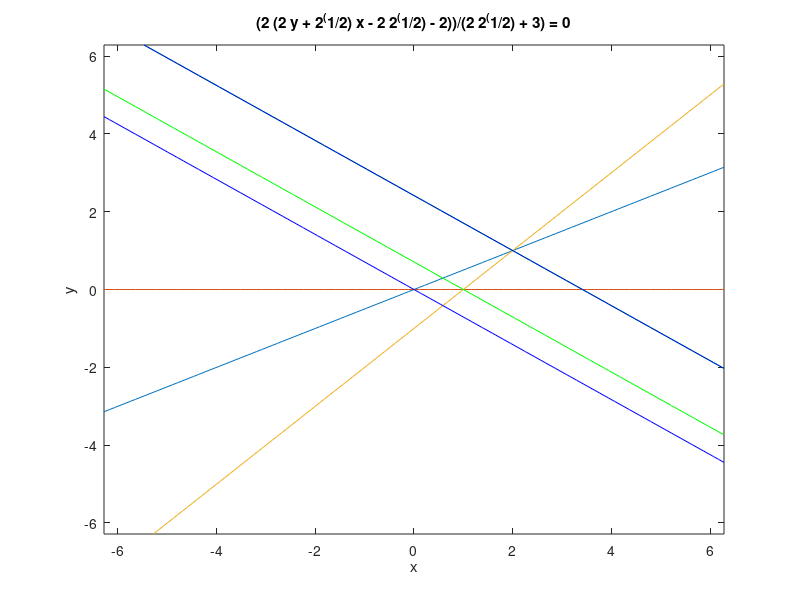

Reproduce this figure in MATLAB.
figure
ezplot(['2*y - x' ]) 
hold on
ezplot(['y - 0*x' ]) 
hold on
ezplot(['x-y-1' ]) 
hold on
h = ezplot(['(4*(x + 2*y + 2^(1/2)*x + 2^(1/2)*y - 2^(1/2) - 1))/((2*2^(1/2) + 3)*(2^(1/2) + 2))' ]) 
set(h, 'Color', 'g')
 hold on
 h = ezplot(['(2*(2*y + 2^(1/2)*x - 2*2^(1/2) - 2))/(2*2^(1/2) + 3)' ]) 
 set(h, 'Color', 'g')
 hold on

 h = ezplot(['(2*(2*x + 2*y + 2^(1/2)*x + 2*2^(1/2)*y))/((2*2^(1/2) + 3)*(2^(1/2) + 1))' ]) 
set(h, 'Color', 'b')
 hold on


h = ezplot(['(2*(2*y + 2^(1/2)*x - 2*2^(1/2) - 2))/(2*2^(1/2) + 3)' ]) 
set(h, 'Color', 'b')
 hold on

% hold on
% ezplot(['2^(1/2)/4 - (2^(1/2)*x)/2 - y - 1/4' ]) 
% hold on

return



figure
ezsurf(['-(33*x + 3*x*y + 6*x^2 - 4*y^2 + 36)/(2*x - y + 5)' ]) 
hold on
ezsurf(['-(12*x^2 + 7*x*y + 57*x - 9*y^2 - 6*y + 63)/(4*x - 3*y + 3)' ]) 
hold on
return
figure
ezplot(['x - y/2 + 3/2' ]) 
hold on
ezplot(['0*x - y - 3' ]) 
hold on
ezplot(['(3*y)/4 - x - 7/4' ]) 
hold on
ezplot(['x + (6^(1/2)*y)/4 - (11*6^(1/2))/24 + 1/2' ]) 
hold on
ezplot(['- x - (6^(1/2)*y)/4 - 6^(1/2)/24 - 3/2' ]) 
hold on

return



figure
ezplot(['-x - 2*y - 4' ],[-25,5],[-3,13]) 
hold on
ezplot(['x + 2*y - 4' ],[-25,5],[-3,13]) 
hold on
ezplot(['48*x - 56*y + 4*x*y + x^2 + 4*y^2 - 184'],[-25,5],[-3,13]) 
hold on

ezplot(['2*y - x - 44' ],[-25,5],[-3,13]) 
hold on
ezplot(['x-9/5*y-5' ],[-25,5],[-3,13]) 
hold on


return

figure
ezplot(['x - (5*y)/7 - 25/7' ]) 
hold on
ezplot(['4 - 2*y - x' ]) 
hold on
ezplot(['x - (4*y)/7 - 27/7' ]) 
hold on
ezplot(['x - y/3 - 14/3' ]) 
hold on

return






figure
ezplot(['5/2 - y/2 - x' ]) 
hold on
ezplot(['x + 3*y - 10' ]) 
hold on
ezplot(['2 - (7*y)/5 - x' ]) 
hold on
ezplot(['17/5 - (7*y)/5 - x' ]) 
hold on
ezplot(['x + 3*y - 5' ]) 
hold on
return



figure
ezplot(['x + 7*y - 10' ]) 
hold on
ezplot(['x + 2*y - 4' ]) 
hold on
ezplot(['48*x - 56*y + 4*x*y + x^2 + 4*y^2 - 184']) 
hold on
ezplot(['x - (9*y)/5 - 5' ]) 
hold on
ezplot(['0*x - y - 5 ']) 

return


figure
ezplot(['x + 2*y + 4'] ,[-25,5],[-6,11])   
hold on
ezplot(['x - (9*y)/5 - 5'] ,[-25,5],[-6,11])   
hold on
ezplot(['0*x -  y - 5'] ,[-25,5],[-6,11])   
hold on
ezplot(['x + 7*y - 46'] ,[-25,5],[-6,11])   
hold on


return

figure
ezplot('x + 7*y - 10' ,[-10,5],[-3,3])   
hold on
ezplot('x - (5*y)/7 - 25/7' ,[-10,5],[-3,3])   
hold on
ezplot('- x - 2*y - 4' ,[-10,5],[-3,3])   
hold on
ezplot('48*x - 56*y + 4*x*y + x^2 + 4*y^2 - 184' ,[-10,5],[-3,3])   
hold on
ezplot('x - (9*y)/5 - 5' ,[-10,5],[-3,3])   
return




figure
ezplot('-x-7*y-4',[-110,10],[-2,16])   
hold on
ezplot('56*y-48*x-4*x*y-x^2-4*y^2+184',[-110,10],[-2,16])   
hold on
ezplot('x+2*y-4',[-110,10],[-2,16])   
hold on
%ezplot('x - y/3 - 14/3',[-55,-20],[-6,11])   
hold on
return


figure
ezplot('-x-7*y+10',[-50,100],[-20,5])   
hold on
ezplot('-x-2*y-4',[-50,100],[-20,5])   
hold on
ezplot('-56*y+48*x+4*x*y+x^2+4*y^2-184',[-20,5],[-20,16])   
hold on
return
ezplot('0*x+y-2',[-110,10],[-2,16])   
hold on
%ezplot('x - y/3 - 14/3',[-55,-20],[-6,11])   
hold on
return

figure
ezplot('x+7*y-10',[-110,10],[-2,16])   
hold on
ezplot('5*y/7-x+25/7',[-110,10],[-2,16])   
hold on
ezplot('-x-2*y+4',[-110,10],[-2,16])   
hold on
%ezplot('x - y/3 - 14/3',[-55,-20],[-6,11])   
hold on
return







figure
ezplot('x + 2*y + 4',[-55,-20],[-6,11])   
hold on
%ezplot('x - (9*y)/5 - 5',[-55,-20],[-6,11])   
hold on
ezplot('0*x - y - 5',[-55,-20],[-6,11])   
hold on
%ezplot('x - y/3 - 14/3',[-55,-20],[-6,11])   
hold on
ezplot('x - 2*y + 44',[-55,-20],[-6,11])   
hold on
return

figure
ezplot('x + 7*y+ 4',[0,10],[-5,5])   
hold on
ezplot('x + 7*y - 10',[0,10],[-5,5])   
hold on
ezplot('148*x - 196*y + (x + 7*y)^2 - 684',[0,10],[-5,5])    
hold on
ezplot('x - 9/5*y - 5',[0,10],[-5,5])    
hold on
ezplot('x - y/3 - 14/3',[0,10],[-5,5])   
hold on
return

figure
ezplot('x + 7*y - 10',[0,10],[-5,5])   
hold on
ezplot('148*x - 196*y + (x + 7*y)^2 - 684',[0,10],[-5,5])    
hold on
ezplot('4 - 2*y - x ',[0,10],[-5,5])   
hold on
ezplot('x - y/3 - 14/3',[0,10],[-5,5])   
hold on
ezplot('(5*y)/7 - x + 25/7 ',[0,10],[-5,5])   
hold on
return

figure
%ezplot('-1+5/2*y+x',[-30,-20],[-5,5]) 
%hold on
ezplot('-x-7*y-4',[0,10],[-5,5]) 
hold on
ezplot('x+7*y-10',[0,10],[-5,5]) 
hold on
ezplot('4-2*y-x',[0,10],[-5,5]) 
hold on
ezplot('196*y - 148*x - (x + 7*y)^2 + 684',[0,10],[-5,5]) 
hold on

return

figure
ezplot('-1+5/2*y+x',[-30,-20],[5,15]) 
hold on
ezplot('-x-2*y-4',[-30,-20],[5,15]) 
hold on
ezplot('x-2*y+44',[-30,-20],[5,15]) 
hold on

return



ezsurf('x*y')
   xlim([-2, 2]); % Set x-axis range from 0 to 6
   ylim([-2, 2]); % Set y-axis range from 0 to 6
return

figure
ezplot('x + 5/2*y -1',[-30,30]) 
hold on
ezplot('-x - 2*y - 4',[-30,30]) 
hold on
ezplot('x + 7*y -46',[-30,30]) 
hold on
%ezplot('8*x + 24*y -(x+2*y)^2-32') 
%hold on
xlim([-100, 100]); % Set x-axis range from 0 to 6
ylim([-100, 100]); % Set y-axis range from 0 to 6
return


figure
ezplot('x+7*y+4') 
hold on
ezplot('x+7*y-10') 
hold on
ezplot('-x + (9*y)/5 + 5') 
hold on
ezplot('-148*x + 196*y - (x + 7*y)^2 + 684') 
hold on

return




%ezplot('-x+9*y/5+5
hold on
ezplot('0*x+y+5')  
hold on
ezplot('x+0*y+4')  
hold on

return




figure
ezplot('y-sqrt(x)')
hold on
ezplot('y-x/2')

hold on
return
figure
ezplot('0*x+y')  
hold on
ezplot('x+0*y')  
hold on
ezplot('x^2-y-1')  
hold on
return



figure
%ezplot('0*x+y-2') 
%hold on
ezplot('x+y-6') 
hold on
ezplot('0*x+y')  
hold on
ezplot('y^2-x')  
hold on
return
h = ezplot('-x+4*y-4')  
set(h, 'Color', 'g')
hold on
h = ezplot('-x+8*y-12')  
set(h, 'Color', 'r')
hold on
h = ezplot('x+8*y-20')  
set(h, 'Color', 'r')
hold on
return

ezplot('-5*y -4*x -20 ')
%ezplot('−4*x − 5*y − 20')
hold on
return

figure
ezplot('(5*x^2)/56 + (5*x)/7 - (5*y^2)/4 + 10/7')
hold on
ezplot('-x -7*y -4')
hold on
ezplot('x + 7*y -10')
hold on
ezplot('-x -2*y -4')
hold on
ezplot('x + 2*y -4')
hold on
ezplot('148*x- 196*y+(x+7*y)^2-684')
hold on
return

% ezplot('0*x-y-5')  
 hold on
% ezplot('x+7*y+4')  
%hold on
ezplot('-x+0*y-4')  
hold on
ezplot('9*y/5 -x + 5 ')
%ezplot('x+5*y/9 + 20/9 ')
return



ezplot('x - y/2 - 2')
hold on
ezplot('x - 2 + 0*y')
hold on
ezplot('(2*y)/5 - x + 8/5') 
xlim([-0.5, 2.5]); % Set x-axis range from 0 to 6
ylim([-4.5, 1.5]); % Set y-axis range from 0 to 6
%return



figure
ezplot('x + y/3 - 2')
hold on
ezplot('0*x -y')
hold on
ezplot('(2*y)/5 - x + 8/5') 
xlim([-0.5, 2.5]); % Set x-axis range from 0 to 6
ylim([-4.5, 1.5]); % Set y-axis range from 0 to 6
%return

figure
ezplot('x - y/2 - 2')
hold on
ezplot('0*x -y')
hold on
ezplot('(2*y)/5 - x + 8/5') 
xlim([-0.5, 2.5]); % Set x-axis range from 0 to 6
ylim([-4.5, 1.5]); % Set y-axis range from 0 to 6

%return

figure
ezplot('2 - y/3 - x')
hold on
ezplot('x - 2 + 0*y')
hold on
ezplot('(2*y)/5 - x + 8/5') 

xlim([-0.5, 2.5]); % Set x-axis range from 0 to 6
ylim([-4.5, 1.5]); % Set y-axis range from 0 to 6

return


% 
% figure
% y/7 - x + 4/7 <= 0 
% x + y/3 - 2 <= 0 
% -y <= 0 
% Variables
% 
% ans =
% 
% [x, y]
% 
%     "nVertices = "    "4"
% 
% vx =  5.714286e-01  1  1.600000e+00  1.818182e+00  
% vy =  0  3  0  5.454545e-01  
% 
% Intersection of following ineqs
% y/7 - x + 4/7 <= 0 
% x - (2*y)/5 - 8/5 <= 0 
% -y <= 0 
% x + y/3 - 2 <= 0 
% Variables
% 
% ans =
% 
% [x, y]
% 
%     "nVertices = "    "3"
% 
% vx =  2  1.818182e+00  1.600000e+00  
% vy =  0  5.454545e-01  0  
% 
% Intersection of following ineqs
% x + y/3 - 2 <= 0 
% -y <= 0 
% (2*y)/5 - x + 8/5 <= 0 
% return





figure;
ezplot(' x + y   ')
hold on
ezplot(' x - y   ')
hold on
ezplot(' 0.5 * x - y   ')
hold on
ezplot(' 0*x + y -1  ')
hold on
xlim([-2, 2]); % Set x-axis range from 0 to 6
ylim([-1, 2]); % Set y-axis range from 0 to 6

return


ezplot('x + 2*y + 4 ') 
hold on
ezplot('(9*y)/5 - x + 5  ')
hold on
ezplot('0*x + y + 5  ') 
hold on


figure;
ezplot('- x - 7*y - 4  ')
hold on
ezplot('x + 2*y + 4 ') 
hold on
ezplot('(9*y)/5 - x + 5  ')
hold on
ezplot('0*x + y + 5  ') 
hold on

return

figure;
ezplot('2*x^3-24*x^2+90*x+7 ')
return

figure;
ezplot('- x - 7*y - 4  ')
hold on
ezplot('x +7*y - 10  ')
hold on
ezplot('x + 2*y + 4 ') 
hold on
return


% - s1 - 7*s2 - 4 <= 0 
% s1 + 7*s2 - 10 <= 0 
% s1 + 2*s2 + 4 <= 0 
% 
% s1 + 7*s2 + 4 <= 0 
% s1 - (9*s2)/5 - 5 <= 0 
% - s2 - 5 <= 0 
% s1 + 2*s2 + 4 <= 0 

figure;
ezplot('- x - 7*y - 4  ')
hold on
ezplot('(9*y)/5 - x + 5  ')
hold on
ezplot('56*y-48*x-4*x*y-x^2-4*y^2+184') 
hold on
ezplot('x + 2*y - 4 ') 
hold on
ezplot('x + 2*y + 4 ') 
hold on
return




figure;
ezplot('- x - 7*y - 4  ')
hold on
ezplot('148*x - 196*y + (x + 7*y)^2 - 684 ')
hold on
ezplot('(9*y)/5 - x + 5  ')
hold on
ezplot('56*y-48*x-4*x*y-x^2-4*y^2+184') 
hold on
ezplot('x + 2*y - 4 ') 
hold on
return

figure;
ezplot('- x - 7*y - 4  ')
hold on
ezplot('x + 2*y + 4 ') 
hold on
ezplot('56*y-48*x-4*x*y-x^2-4*y^2+184') 
hold on
ezplot('x + 2*y - 4 ') 
hold on

return

figure;
ezplot('- x - 7*y - 4  ')
hold on
ezplot('(9*y)/5 - x + 5  ')
hold on
ezplot('x + 2*y + 4 ') 
hold on
ezplot('x + 2*y - 4 ') 
hold on
return


figure;
ezplot('- x - 7*y - 4  ')
hold on
ezplot('148*x - 196*y + (x + 7*y)^2 - 684 ')
hold on
ezplot('(9*y)/5 - x + 5  ')
hold on
X = [3.1591,3.1591,3.0591,3.2591,3.0591,3.2591];
Y = [-1.1227,-0.9227,-1.0227,-1.0227,-0.5381,-1.5073];
plot(X,Y);
hold on;

return
figure;
X = [-5,-5,1,0,-5,-5,1];
Y = [5,-4,3,-4,-4,5,3];

plot(X,Y);
hold on;
xlim([-6, 4]); % Set x-axis range from 0 to 6
ylim([-5, 6]); % Set y-axis range from 0 to 6

return
X = [1,0,2,2,1];
Y = [3,-4,0,1,3];
plot(X,Y);
hold on;

return
%d(1)=domain([-5,-4;0,-4;1,3;-5,5],x,y); 
 %           d(2)=domain([0,-4;2,0;2,1;1,3],x,y); 

figure;

hold on

ezplot('0*x + y + 5  ') 
hold on


ezplot('9*y/5-x+5')
hold on
return


figure;
ezplot('x + 0*y + 4 ') 
hold on
f = ezplot('- x/sqrt(2) - y - 7.824 ') 
set(f, 'Color', 'r');

hold on

ezplot('0*x + y + 5  ') 
hold on


ezplot('9*y/5-x+5')
hold on
return



ezplot('x + y + 2')

%ezplot('x + 2*y + 4 <= 0') 
hold on
ezplot('x + 0*y + 1 ') 
hold on
ezplot('0*x + y + 1 ') 
hold on
ezplot('2* x + y + 2')

%ezplot('x + 2*y + 4 <= 0') 
hold on
%ezplot('x + 7*y - 46 <= 0') 
%hold on
return
figure;
ezplot('1-5/2*y-x  ')
hold on
ezplot('- x - 2*y - 4 ')
hold on
ezplot('x - 2*y +44  ')
hold on
return





ezplot('(9*y)/5 - x + 5 ')
hold on
return

x = sym('x')
y = sym('y')
subs(4 - 2*y - x,[x,y],[-20,13])
subs(x-2*y+44,[x,y],[-20,13])
return

figure;
ezplot('8*x+24*y-(x+2*y)^2-32 ')
hold on
ezplot('x + (5*y)/2 - 1 ')
hold on
return



ezplot('4 - 2*y - x ')
 hold on
 ezplot('-x -2* y - 4 ') 
 hold on
ezplot('2*y-x-15 ')
hold on



return

%X = [-5,0,-5,-5];
%Y = [-4,-4,5,-4];
% X = [-5,0,1,-5];
% Y = [5,-4,3,5];
 X = [-5,-5,0,1,-5];
 Y = [5,-4,-4,3,5];

plot(X,Y);
xlim([-6, 2]); % Set x-axis range from 0 to 6
ylim([-5, 6]); % Set y-axis range from 0 to 6
return
ezplot('(9*y)/5 - x + 5 ')
hold on
%ezplot('x + 7*y - 10 ')
%hold on

ezplot('- x - 7*y - 4 ')
hold on
return

ezplot('148*x - 196*y + (x + 7*y)^2 - 684 ')
hold on
ezplot('y/3 - x + 14/3 ')
hold on

s2/3 - s1 + 14/3
return



ezplot('- y - 4 +0*x ')
hold on
ezplot('x + (5*y)/9 + 20/9 ')
hold on
ezplot('x + 3*y - 10 ')
hold on
ezplot('x - (6*y)/7 + 11/7  ')
hold on
ezplot('x - y/7 - 4/7')
hold on
ezplot('- x - 5 +0*y')
hold on
%return
%ezplot('-x + y ')
hold on
return
ezplot('-x -3 + y ')
hold on
ezplot('-x^2 +1 +  y ')
hold on
ezplot('-x^2 -1 + y ')
hold on
return
ezplot('x + y ')
hold on
ezplot('(5*y)/4 - x + 25/4')
hold on
ezplot('- x - (3*y)/2 - 3/2')
hold on
ezplot('27*x - (51*y)/2 + (x + (3*y)/2)^2 - 591/4 ')
hold on
ezplot('(9*y)/2 - 3*x + (x + (3*y)/2)^2 + 9/4')
hold on
return


(9*y)/2 - 3*x + (x + (3*y)/2)^2 + 9/4 <= 0 


ezplot('x+y-1')
hold on
ezplot('-x-y')
hold on
ezplot('y/3 - x - 1/6')
hold on
ezplot('x - (5*y)/4 - 25/4')
hold on
ezplot('(x + y)^2 - 8*x ')

hold on
ezplot('7*x - 5*y - 25')
hold on

return
ezplot('x + y - 1  ')
hold on
ezplot('- x - y  ')

hold on
ezplot('x - y/3 + 1/6 ')
hold on
ezplot('y - x - 1  ')
hold on
ezplot('(x + y)^2 - 8*x  ')
hold on
ezplot('18*y - 18*x - (x + y)^2 + 99  ')


hold on
return



return
%ezplot('-y')
%ezplot("-y")
%hold on
ezplot('log(abs(x))/log(exp(1))')
return
ezplot('x^2*(ln(abs(y)+0.5))'  )
return
%ezplot('exp(-x^2)',[-1,1]  )
%ezplot('sin(x)' ,[-1,1] )
ezplot('abs(x*y)'  )

hold on

%ezplot('x - 1' ) 
%hold on
ezplot('x - y'  )

hold on
ezplot('(2*y)/3 - x - 1') 
hold on
ezplot('- x - (2*y)/3' )
hold on
ezplot('6^(1/2)/4 - (6^(1/2)*x)/2 - y + 7/8'  )
hold on
ezplot('y + (6^(1/2)*x)/2 - 3/8' )
hold on
return
ezplot("x - y")
hold on

ezplot("-3*x + 2*y -3")
hold on
ezplot("x + y")
hold on
ezplot("x + y-2")
hold on
ezplot("x + 3*y/2+3/2")
hold on
ezplot("x + 3*y/2-9/2")
hold on
return
ezplot("3*x + 2*y")
hold on
return
ezplot('s2/2 - s1/2 - (s1 + s2)^2/36 + 11/4')
hold on
ezplot('(27*s1)/44 - (51*s2)/88 + (s1 + (3*s2)/2)^2/44 - 591/176')
hold on
return

(27*s1)/44 - (51*s2)/88 + (s1 + (3*s2)/2)^2/44 - 591/176 
s2/2 - s1/2 - (s1 + s2)^2/36 + 11/4 
(51*s2)/88 - (27*s1)/44 - (s1 + (3*s2)/2)^2/44 + 591/176 <= 0

%ezplot('x-y-2')
%hold on
%ezplot('-x+y')
%hold on
ezplot('8*x-(x+y)^2')
hold on
ezplot("x-y+1")
%ezplot("y-1")
hold on
ezplot("y+x-2")
hold on
ezplot("y+x")
hold on
